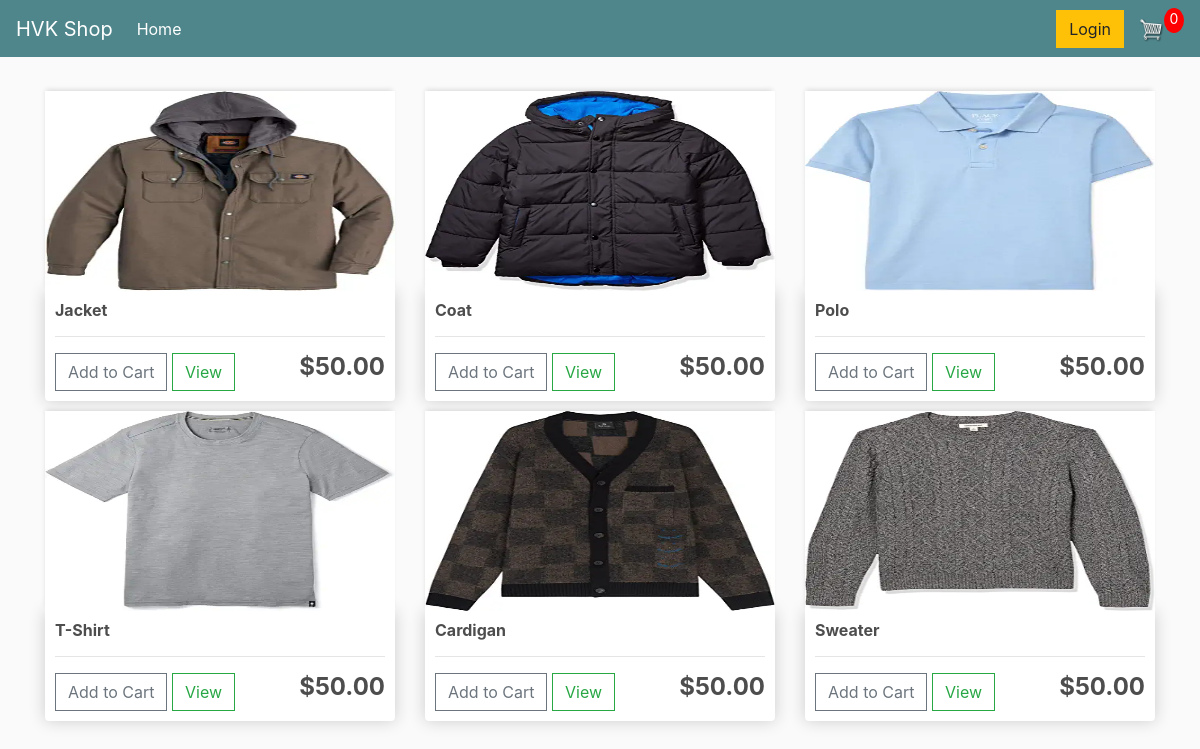
The page / on the database its author committed.
### store/models.py (models this page shows, shortened)
class Product(models.Model):
	name = models.CharField(max_length=200, null=True)
	price = models.DecimalField(max_digits=8, decimal_places=2)
	digital = models.BooleanField(default=False,null=True, blank=False)
	image = models.ImageField(null=True, blank=True)

### store/views.py (the view)
# urls.py: path('', include('store.urls')),
def store(request):
	data = cartData(request)
	cartItems = data['cartItems']
	products = Product.objects.all()
	context = {'products':products, 'cartItems': cartItems}
	return render(request, 'store/store.html', context)

### store/utils.py (called while the page is built, shortened)
def cookieCart(request):
    try:
        cart = json.loads(request.COOKIES['cart'])
    except:
        cart = {}
    print('Cart:', cart)
    items = []
    order = {'get_cart_total':0, 'get_cart_items':0, 'shipping':False}
    cartItems = order['get_cart_items']
    return {'cartItems':cartItems, 'order':order, 'items':items}

def cartData(request):
    if request.user.is_authenticated:
        customer = request.user.customer
        order, created = Order.objects.get_or_create(customer=customer, complete=False)
        items = order.orderitem_set.all()
        cartItems = order.get_cart_items
    else:
        cookieData = cookieCart(request)
        cartItems = cookieData['cartItems']
        order = cookieData['order']
        items = cookieData['items']
    return {'cartItems':cartItems, 'order':order, 'items':items}

### store/templates/store/store.html
{% extends 'store/main.html' %} {% load static %} {% block content %}
<div class="row">
  {% for product in products %}
  <div class="col-lg-4">
    <img class="thumbnail" src="{{product.image.url}}" />
    <div class="box-element product">
      <h6><strong>{{product.name}}</strong></h6>
      <hr />
      <button data-product={{product.id}} data-action="add" class="btn btn-outline-secondary add-btn update-cart">
        Add to Cart</button>
      <a class="btn btn-outline-success" href="#">View</a>
      <h4 style="display: inline-block; float: right">
        <strong>${{product.price|floatformat:2}}</strong>
      </h4>
    </div>
  </div>
  {% endfor %}
</div>
{% endblock content %}

### store/templates/store/main.html (shortened to what this page needs)
<!DOCTYPE html>
{% load static %}
<html>
  <head>
    <link
      rel="stylesheet"
      href="https://stackpath.bootstrapcdn.com/bootstrap/4.4.1/css/bootstrap.min.css"
    />
    <link rel="stylesheet" type="text/css" href="{% static 'css/main.css' %}" />
  </head>
  <body>
    <nav class="navbar navbar-expand-lg navbar-dark bg-dark">
      <a class="navbar-brand" href="{% url 'store' %}">HVK Shop</a>
      <div class="collapse navbar-collapse" id="navbarSupportedContent">
        <ul class="navbar-nav mr-auto">
          <li class="nav-item active">
            <a class="nav-link" href="{% url 'store' %}"
              >Home <span class="sr-only">(current)</span></a
            >
          </li>
        </ul>
        <div class="form-inline my-2 my-lg-0">
          <a href="#" class="btn btn-warning">Login</a>
          <a href="{% url 'cart' %}">
            <img id="cart-icon" src="{% static 'images/cart.png' %}" />
          </a>
          <p id="cart-total">{{cartItems}}</p>
        </div>
      </div>
    </nav>
    <div class="container">
      <br />
      {% block content %} {% endblock content %}
    </div>
  </body>
</html>

### static/css/main.css (style rules this page uses)
body { background-color: hsl(0, 0%, 98%); }
h1, h2, h3, h4, h5, h6 { color: hsl(0, 0%, 30%); }
.box-element { box-shadow: hsl(0, 0%, 80%) 0 0 16px; background-color: #fff; border-radius: 4px; padding: 10px; }
.thumbnail { width: 100%; height: 200px; -webkit-box-shadow: -1px -3px 5px -2px rgba(214, 214, 214, 1); -moz-box-shadow: -1px -3px 5px -2px rgba(214, 214, 214, 1); box-shadow: -1px -3px 5px -2px rgba(214, 214, 214, 1); }
.product { border-radius: 0 0 4px 4px; }
.bg-dark { background-color: #4f868c !important; }
#cart-icon { width: 25px; display: inline-block; margin-left: 15px; }
#cart-total { display: block; text-align: center; color: #fff; background-color: red; width: 20px; height: 25px; border-radius: 50%; font-size: 14px; }
.col-lg-4, .col-lg-6, .col-lg-8, .col-lg-12 { margin-top: 10px; }
.btn { border-radius: 0; }

### rows shown on the page
Product: image (picture), name "Jacket", price "50.00"
Product: image (picture), name "Coat", price "50.00"
Product: image (picture), name "Polo", price "50.00"
Product: image (picture), name "T-Shirt", price "50.00"
Product: image (picture), name "Cardigan", price "50.00"
Product: image (picture), name "Sweater", price "50.00"

### other values the page prints
{{ cartItems }} "0"
